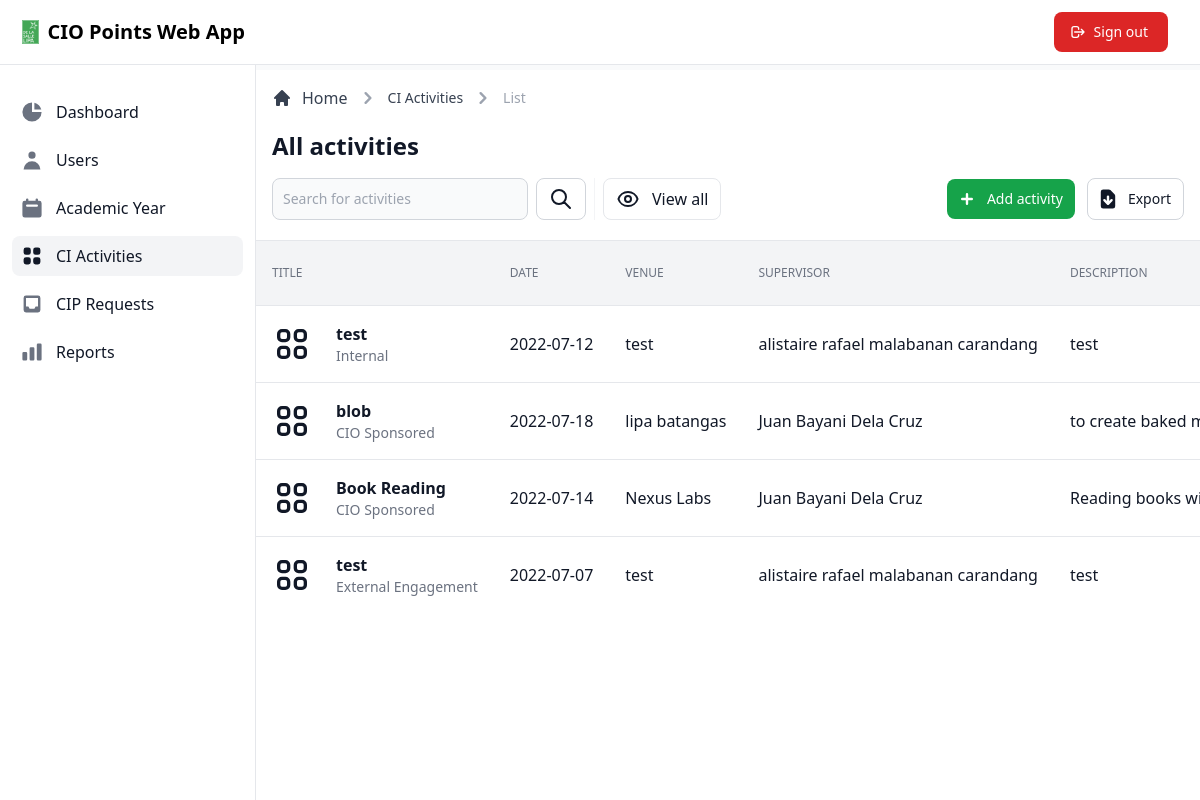
/admin/view/ciactivities.php (signed in), run on the app's committed database.
### tables this page shows
CREATE TABLE `ci_activity` (
  `activity_id` int(11) NOT NULL,
  `title` varchar(255) NOT NULL,
  `date` date NOT NULL,
  `venue` varchar(255) NOT NULL,
  `department` varchar(255) NOT NULL,
  `division` varchar(255) NOT NULL,
  `description` varchar(255) NOT NULL,
  `type` varchar(255) NOT NULL,
  `duration` int(11) NOT NULL,
  `user_id` int(11) DEFAULT NULL,
  `ci_points` int(11) NOT NULL,
  `date_created` timestamp NOT NULL DEFAULT current_timestamp(),
  `date_updated` timestamp NOT NULL DEFAULT current_timestamp() ON UPDATE current_timestamp()
);

CREATE TABLE `user` (
  `user_id` int(11) NOT NULL,
  `first_name` varchar(255) NOT NULL,
  `middle_name` varchar(255) NOT NULL,
  `last_name` varchar(255) NOT NULL,
  `address` varchar(255) NOT NULL,
  `email` varchar(255) NOT NULL,
  `password` varchar(255) NOT NULL,
  `contact_number` varchar(255) NOT NULL,
  `department` varchar(255) NOT NULL,
  `division` varchar(255) NOT NULL,
  `status` varchar(255) NOT NULL,
  `type` varchar(255) NOT NULL,
  `date_created` timestamp NOT NULL DEFAULT current_timestamp(),
  `date_updated` timestamp NOT NULL DEFAULT current_timestamp() ON UPDATE current_timestamp()
);

### admin/view/ciactivities.php (called while the page is built, shortened)
<?php
$data = [
    'title' => 'CI Activities',
    'dir' => '../../'
];
include_once '../database/database.php';
class DisplayActivity extends Dbh
{
    public function getActivity()
    {
        $sql = 'SELECT DISTINCT ci.activity_id, ci.title, ci.date, ci.venue, ci.department, ci.division, ci.description, ci.type, ci.duration, ci.ci_points, u.first_name, u.middle_name, u.last_name FROM ci_activity ci, user u WHERE ci.user_id = u.user_id;';
        $stmt = $this->connect()->prepare($sql);
        if (!$stmt->execute()) {
            $stmt = null;
            exit;
        }
        $result = $stmt->fetchAll(PDO::FETCH_ASSOC);
        return $result;
    }
}
$display = new DisplayActivity();
$records = $display->getActivity();
include_once '../layouts/header.php';
include_once '../layouts/navbar.php';
include_once '../layouts/sidebar.php';
include_once '../pages/ciactivity/main.php';
include_once '../layouts/footer.php';

### admin/database/database.php (called while the page is built)
<?php
class Dbh
{
  private $hostname = 'localhost';
  private $username = 'root';
  private $password = '';
  private $dbname = 'dbciopointswebapp';
  public function connect()
  {
    try {
      $dbh = new PDO('mysql:host=' . $this->hostname . ';dbname=' . $this->dbname, $this->username, $this->password);
      return $dbh;
    } catch (PDOException $e) {
      print "Error!: " . $e->getMessage() . "<br>";
      die();
    }
  }
}

### admin/pages/ciactivity/tabledata.php (the view, shortened to what this page needs)
<div class="flex flex-col">
  <div class="overflow-x-auto">
    <div class="inline-block min-w-full align-middle">
      <div class="overflow-hidden shadow">
        <table class="min-w-full divide-y divide-gray-200 table-fixed">
          <thead class="bg-gray-100">
            <tr>
              <th scope="col" class="p-4 text-xs font-medium text-left text-gray-500 uppercase">
                Title
              </th>
              <th scope="col" class="p-4 text-xs font-medium text-left text-gray-500 uppercase">
                Date
              </th>
              <th scope="col" class="p-4 text-xs font-medium text-left text-gray-500 uppercase">
                Venue
              </th>
              <th scope="col" class="p-4 text-xs font-medium text-left text-gray-500 uppercase">
                Supervisor
              </th>
              <th scope="col" class="p-4 text-xs font-medium text-left text-gray-500 uppercase">
                Description
              </th>
            </tr>
          </thead>
          <tbody class="bg-white divide-y divide-gray-200">
            <?php foreach ($records as $data) { ?>
              <tr class="hover:bg-gray-100">
                <td class="flex items-center p-4 mr-12 space-x-6 whitespace-nowrap lg:mr-0">
                  <div class="text-sm font-normal text-gray-500">
                    <div class="text-base font-semibold text-gray-900"><?= $data['title']; ?></div>
                    <div class="text-sm font-normal text-gray-500"><?= $data['type'] ?></div>
                  </div>
                </td>
                <td class="p-4 text-base font-medium text-gray-900 whitespace-nowrap"><?= $data['date']; ?></td>
                <td class="p-4 text-base font-medium text-gray-900 whitespace-nowrap"><?= $data['venue']; ?></td>
                <td class="p-4 text-base font-medium text-gray-900 whitespace-nowrap"><?= $data['first_name'] . ' ' . $data['middle_name'] . ' ' . $data['last_name']; ?></td>
                <td class="p-4 text-base font-medium text-gray-900 whitespace-nowrap"><?= $data['description']; ?></td>
              </tr>
            <?php } ?>
          </tbody>
        </table>
      </div>
    </div>
  </div>
</div>

### src/css/style.css (style rules this page uses)
*,:after,:before { box-sizing:border-box;border:0 solid #e5e7eb }
:after,:before { --tw-content:"" }
html { line-height:1.5;-webkit-text-size-adjust:100%;-moz-tab-size:4;-o-tab-size:4;tab-size:4;font-family:ui-sans-serif,system-ui,-apple-system,BlinkMacSystemFont,Segoe UI,Roboto,Helvetica Neue,Arial,Noto Sans,sans-serif,Apple Color Emoji,Segoe UI Emoji,Segoe UI Symbol,Noto Color Emoji }
body { margin:0;line-height:inherit }
table { text-indent:0;border-color:inherit;border-collapse:collapse }
audio,canvas,embed,iframe,img,object,svg,video { display:block;vertical-align:middle }
*,:after,:before { --tw-border-spacing-x:0;--tw-border-spacing-y:0;--tw-translate-x:0;--tw-translate-y:0;--tw-rotate:0;--tw-skew-x:0;--tw-skew-y:0;--tw-scale-x:1;--tw-scale-y:1;--tw-pan-x: ;--tw-pan-y: ;--tw-pinch-zoom: ;--tw-scroll-snap-strictness:proximity;--tw-ordinal: ;--tw-slashed-zero: ;--tw-numeric-figure: ;--tw-numeric-spacing: ;--tw-numeric-fraction: ;--tw-ring-inset: ;--tw-ring-offset-width:0px;--tw-ring-offset-color:#fff;--tw-ring-color:#3b82f680;--tw-ring-offset-shadow:0 0 #0000;--tw-ring-shadow:0 0 #0000;--tw-shadow:0 0 #0000;--tw-shadow-colored:0 0 #0000;--tw-blur: ;--tw-brightness: ;--tw-contrast: ;--tw-grayscale: ;--tw-hue-rotate: ;--tw-invert: ;--tw-saturate: ;--tw-sepia: ;--tw-drop-shadow: ;--tw-backdrop-blur: ;--tw-backdrop-brightness: ;--tw-backdrop-contrast: ;--tw-backdrop-grayscale: ;--tw-backdrop-hue-rotate: ;--tw-backdrop-invert: ;--tw-backdrop-opacity: ;--tw-backdrop-saturate: ;--tw-backdrop-sepia: }
.mr-12 { margin-right:3rem }
.inline-block { display:inline-block }
.flex { display:flex }
.h-10 { height:2.5rem }
.w-10 { width:2.5rem }
.min-w-full { min-width:100% }
.table-fixed { table-layout:fixed }
.flex-col { flex-direction:column }
.items-center { align-items:center }
.space-x-6>:not([hidden])~:not([hidden]) { --tw-space-x-reverse:0;margin-right:calc(1.5rem*var(--tw-space-x-reverse));margin-left:calc(1.5rem*(1 - var(--tw-space-x-reverse))) }
.divide-y>:not([hidden])~:not([hidden]) { --tw-divide-y-reverse:0;border-top-width:calc(1px*(1 - var(--tw-divide-y-reverse)));border-bottom-width:calc(1px*var(--tw-divide-y-reverse)) }
.divide-gray-200>:not([hidden])~:not([hidden]) { --tw-divide-opacity:1;border-color:rgb(229 231 235/var(--tw-divide-opacity)) }
.overflow-hidden { overflow:hidden }
.overflow-x-auto { overflow-x:auto }
.truncate,.whitespace-nowrap { white-space:nowrap }
.bg-white { --tw-bg-opacity:1;background-color:rgb(255 255 255/var(--tw-bg-opacity)) }
.bg-gray-100 { --tw-bg-opacity:1;background-color:rgb(243 244 246/var(--tw-bg-opacity)) }
.p-4 { padding:1rem }
.text-left { text-align:left }
.align-middle { vertical-align:middle }
.text-sm { font-size:.875rem;line-height:1.25rem }
.text-base { font-size:1rem;line-height:1.5rem }
.text-xs { font-size:.75rem;line-height:1rem }
.font-semibold { font-weight:600 }
.font-medium { font-weight:500 }
.font-normal { font-weight:400 }
.uppercase { text-transform:uppercase }
.text-gray-500 { --tw-text-opacity:1;color:rgb(107 114 128/var(--tw-text-opacity)) }
.text-gray-900 { --tw-text-opacity:1;color:rgb(17 24 39/var(--tw-text-opacity)) }
.shadow { --tw-shadow:0 1px 3px 0 #0000001a,0 1px 2px -1px #0000001a;--tw-shadow-colored:0 1px 3px 0 var(--tw-shadow-color),0 1px 2px -1px var(--tw-shadow-color) }
.shadow,.shadow-sm { box-shadow:var(--tw-ring-offset-shadow,0 0 #0000),var(--tw-ring-shadow,0 0 #0000),var(--tw-shadow) }
@media (min-width:1024px) { .lg\:mr-0 { margin-right:0 } }

### data on the page
ci_activity: title "test", type "Internal", date "2022-07-12", venue "test", user.first_name "alistaire rafael", user.middle_name "malabanan", user.last_name "carandang", description "test"
ci_activity: title "blob", type "CIO Sponsored", date "2022-07-18", venue "lipa batangas", user.first_name "Juan", user.middle_name "Bayani", user.last_name "Dela Cruz", description "to create baked…"
ci_activity: title "Book Reading", type "CIO Sponsored", date "2022-07-14", venue "Nexus Labs", user.first_name "Juan", user.middle_name "Bayani", user.last_name "Dela Cruz", description "Reading books…"
ci_activity: title "test", type "External Engagement", date "2022-07-07", venue "test", user.first_name "alistaire rafael", user.middle_name "malabanan", user.last_name "carandang", description "test"
